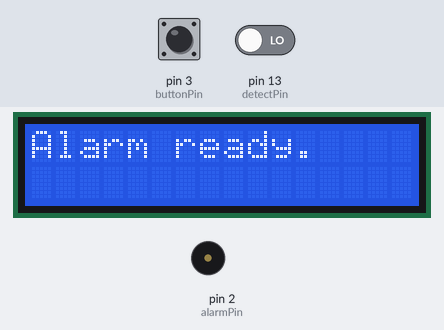
Recording of a sketch running on a simulated Arduino Uno, built with avr-gcc and run on an emulated ATmega328P. Parts: 16×2 character LCD, buzzer (waves = sounding). Inputs (shaded band) come from the test bench; at power-on: pin 13 (detectPin) LOW, pin 3 (buttonPin) HIGH. What the sketch prints to the serial monitor is not drawn.

Above: at 4.9 s.
5.0 s: pin 13 (detectPin) driven HIGH
At 6.4 s:
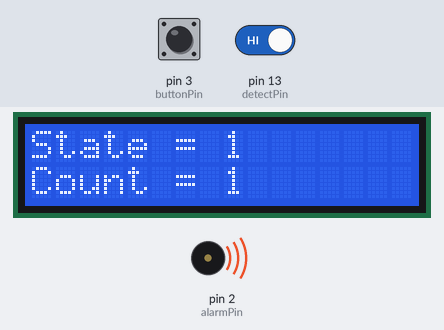
At 26.0 s:
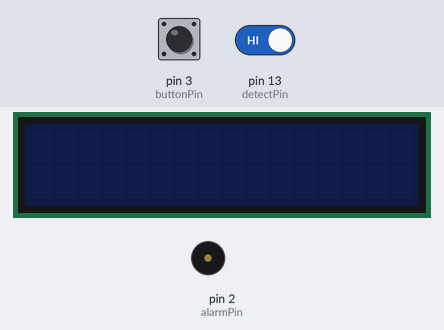
Timing chart, 0 to 26.7 s (numbered marks = the images above; inputs shaded):
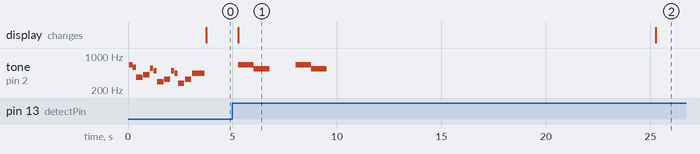

Measured:
- after the input at 5.0 s, tone on pin 2 (alarmPin): plays 660 Hz for 0.75 s, 550 Hz for 0.75 s, 660 Hz for 0.75 s, 550 Hz for 0.75 s, starting after 0.27 s; the display: changes after 0.27 s (image 1)
- what the display in image 1 shows lasts 20.0 s, from 5.3 s to 25.3 s

The sketch:

rx_demo.ino
```cpp
int detectPin= 13;
int alarmPin = 2;
int buttonPin= 3;
#include "pitches.h"
#include "sound.h"

#include <Wire.h>
#include <LiquidCrystal_I2C.h>
LiquidCrystal_I2C lcd(0x27,16,2);

unsigned long runTime=0;
unsigned long lastReceivedTime=0;
unsigned long lastDebounceTime=0;
unsigned long holdTime=0;
unsigned long debounceDelay=250;
unsigned long minHoldTime=5000;
unsigned long autoTurnoffTime=20000;

boolean lastState=0;
boolean state=0;
boolean actualState=0;
boolean button=0;

unsigned int count=0;

void setup(){
  Serial.begin(9600);
  pinMode(detectPin, INPUT);
  pinMode(buttonPin, INPUT_PULLUP);
  lcd.init();
  lcd.backlight();
  lcd.setCursor(0,0);
  lcd.print("Hello!");
  nokia();
  lcd.clear();
  Serial.println("Alarm ready.");
  lcd.print("Alarm ready.");
}
void loop(){
  runTime=millis();
  state = digitalRead(detectPin);
  button=digitalRead(buttonPin);
  if(state!=lastState){
    lastDebounceTime=runTime;
  }
  holdTime = (runTime - lastDebounceTime);
  if(holdTime > debounceDelay){
    actualState=state;
  }
  lastState = state;
  if(actualState==1 && holdTime < minHoldTime){
    lastReceivedTime=runTime;
    count++;
    lcd.backlight();
    lcd.clear();
    lcd.print("State = ");    lcd.print(actualState);
    lcd.setCursor(0,1);
    lcd.print("Count = ");    lcd.print(count);
    Serial.print("State = ");
    Serial.println(actualState);
    alarmSound();
    actualState=0;
    delay(5000);
  }
  if(button==0){
    lastReceivedTime=runTime;
    lcd.backlight();
    lcd.clear();
    lcd.print("State = ");    lcd.print(actualState);
    lcd.setCursor(0,1);
    lcd.print("Count = ");    lcd.print(count);
    delay(500);
  }
  if((runTime - lastReceivedTime) > autoTurnoffTime){
    lcd.clear();
    lcd.noBacklight();
  }
}
```

pitches.h
```cpp
#define NOTE_B0  31
#define NOTE_C1  33
#define NOTE_CS1 35
#define NOTE_D1  37
#define NOTE_DS1 39
#define NOTE_E1  41
#define NOTE_F1  44
#define NOTE_FS1 46
#define NOTE_G1  49
#define NOTE_GS1 52
#define NOTE_A1  55
#define NOTE_AS1 58
#define NOTE_B1  62
#define NOTE_C2  65
#define NOTE_CS2 69
#define NOTE_D2  73
#define NOTE_DS2 78
#define NOTE_E2  82
#define NOTE_F2  87
#define NOTE_FS2 93
#define NOTE_G2  98
#define NOTE_GS2 104
#define NOTE_A2  110
#define NOTE_AS2 117
#define NOTE_B2  123
#define NOTE_C3  131
#define NOTE_CS3 139
#define NOTE_D3  147
#define NOTE_DS3 156
#define NOTE_E3  165
#define NOTE_F3  175
#define NOTE_FS3 185
#define NOTE_G3  196
#define NOTE_GS3 208
#define NOTE_A3  220
#define NOTE_AS3 233
#define NOTE_B3  247
#define NOTE_C4  262
#define NOTE_CS4 277
#define NOTE_D4  294
#define NOTE_DS4 311
#define NOTE_E4  330
#define NOTE_F4  349
#define NOTE_FS4 370
#define NOTE_G4  392
#define NOTE_GS4 415
#define NOTE_A4  440
#define NOTE_AS4 466
#define NOTE_B4  494
#define NOTE_C5  523
#define NOTE_CS5 554
#define NOTE_D5  587
#define NOTE_DS5 622
#define NOTE_E5  659
#define NOTE_F5  698
#define NOTE_FS5 740
#define NOTE_G5  784
#define NOTE_GS5 831
#define NOTE_A5  880
#define NOTE_AS5 932
#define NOTE_B5  988
#define NOTE_C6  1047
#define NOTE_CS6 1109
#define NOTE_D6  1175
#define NOTE_DS6 1245
#define NOTE_E6  1319
#define NOTE_F6  1397
#define NOTE_FS6 1480
#define NOTE_G6  1568
#define NOTE_GS6 1661
#define NOTE_A6  1760
#define NOTE_AS6 1865
#define NOTE_B6  1976
#define NOTE_C7  2093
#define NOTE_CS7 2217
#define NOTE_D7  2349
#define NOTE_DS7 2489
#define NOTE_E7  2637
#define NOTE_F7  2794
#define NOTE_FS7 2960
#define NOTE_G7  3136
#define NOTE_GS7 3322
#define NOTE_A7  3520
#define NOTE_AS7 3729
#define NOTE_B7  3951
#define NOTE_C8  4186
#define NOTE_CS8 4435
#define NOTE_D8  4699
#define NOTE_DS8 4978
```

sound.h
```cpp
int tempo = 180;

int melody[] = {
  NOTE_E5, 8, NOTE_D5, 8, NOTE_FS4, 4, NOTE_GS4, 4,
  NOTE_CS5, 8, NOTE_B4, 8, NOTE_D4, 4, NOTE_E4, 4,
  NOTE_B4, 8, NOTE_A4, 8, NOTE_CS4, 4, NOTE_E4, 4,
  NOTE_A4, 2,
};

// sizeof gives the number of bytes, each int value is composed of two bytes (16 bits)
// there are two values per note (pitch and duration), so for each note there are four bytes
int notes = sizeof(melody) / sizeof(melody[0]) / 2;

// this calculates the duration of a whole note in ms
int wholenote = (60000 * 4) / tempo;

int divider = 0, noteDuration = 0;

void nokia(){
  // iterate over the notes of the melody.
  // Remember, the array is twice the number of notes (notes + durations)
  for (int thisNote = 0; thisNote < notes * 2; thisNote = thisNote + 2) {

    // calculates the duration of each note
    divider = melody[thisNote + 1];
    if (divider > 0) {
      // regular note, just proceed
      noteDuration = (wholenote) / divider;
    } else if (divider < 0) {
      // dotted notes are represented with negative durations!!
      noteDuration = (wholenote) / abs(divider);
      noteDuration *= 1.5; // increases the duration in half for dotted notes
    }

    // we only play the note for 90% of the duration, leaving 10% as a pause
    tone(alarmPin, melody[thisNote], noteDuration * 0.9);

    // Wait for the specief duration before playing the next note.
    delay(noteDuration);

    // stop the waveform generation before the next note.
    noTone(alarmPin);
  }
}
void alarmSound(){
  tone(alarmPin,660,750);
  delay(750);
  tone(alarmPin,550,750);
  delay(2000);
  tone(alarmPin,660,750);
  delay(750);
  tone(alarmPin,550,750);
  delay(2000);
}
```
